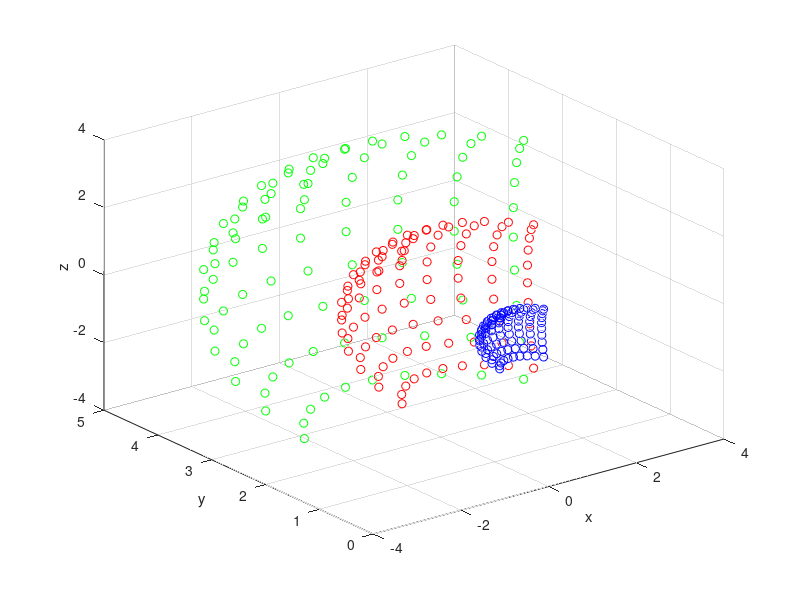

Recreate this plot in MATLAB. (Note: this script raises an error after producing the figure.)
%% GENERATE INPUT FILES FOR BONSAI SPHERE STIMULATION
%  created @yiranhe
%  edited @yiranhe 20/12/29:
%   1) generate angle values --> convert to spherical XYZ for Sphere018t.bonsai

%%
root = 'E:\vis-stim\vis-stim-depth\Spheres\';
write2folder = 'Files_inputs\files_018t\';
root = [root,write2folder];

%% Which one to run?
generate_translationXYZ = 1;
generate_ambient_values = 1;
ifSave = 1;

%% GENERATE A SERIES OF LOCATIONS (translation XYZ) FOR MULTIPLE SPHERES TO DISPLAY
if generate_translationXYZ
    
    % Set values 
    tsl.x.n = 10; %how many x positions
    tsl.y.n = 10; %how many y positions
    tsl.z.n = 3; %how many z positions

    tsl.x.filename = 'TranslationX_multi';
    tsl.y.filename = 'TranslationY_multi';
    tsl.z.filename = 'TranslationZ_multi';
    
    tsl.azi.MIN = 45; %azimuth; deg
    tsl.azi.MAX = 135;
    tsl.lat.MIN = -45; %latitude; deg
    tsl.lat.MAX = 45;
    tsl.r.MIN = 1; %radius
    tsl.r.MAX = 5;

    
    % All angle values (theta &phi; rad) for calculating spherical coordinates
    tsl.azi.thetasss = deg2rad(linspace(tsl.azi.MIN,tsl.azi.MAX,tsl.x.n)); 
    tsl.lat.phisss = deg2rad(90 - linspace(tsl.lat.MAX,tsl.lat.MIN,tsl.y.n));
    tsl.r.values = linspace(tsl.r.MIN,tsl.r.MAX,tsl.z.n);
    
    
    % Create all combos of xyz in spherical coordinates
    tsl.xyz.values = [];
    for this_r = tsl.r.values
        for this_theta = tsl.azi.thetasss
            for this_phi = tsl.lat.phisss         
                this_x = this_r * cos(this_theta) * sin(this_phi);
                this_y = this_r * sin(this_theta) * sin(this_phi);
                this_z = this_r * cos(this_phi);
                tsl.xyz.values = [tsl.xyz.values;this_x,this_y,this_z,round(rad2deg(this_theta)),round(rad2deg(this_phi)), this_r];
            end
        end
    end
    
    
    % Plot graph to check XYZ, remember Bonsai ZY is Matlab YZ
    scatter3(tsl.xyz.values(1:tsl.x.n*tsl.y.n,1),tsl.xyz.values(1:tsl.x.n*tsl.y.n,2),tsl.xyz.values(1:tsl.x.n*tsl.y.n,3),'b');
    hold on;
    scatter3(tsl.xyz.values((tsl.x.n*tsl.y.n+1):(tsl.x.n*tsl.y.n*2),1),tsl.xyz.values((tsl.x.n*tsl.y.n+1):(tsl.x.n*tsl.y.n*2),2),tsl.xyz.values((tsl.x.n*tsl.y.n+1):(tsl.x.n*tsl.y.n*2),3),'r');
    hold on;
    scatter3(tsl.xyz.values((tsl.x.n*tsl.y.n*2+1):(tsl.x.n*tsl.y.n*3),1),tsl.xyz.values((tsl.x.n*tsl.y.n*2+1):(tsl.x.n*tsl.y.n*3),2),tsl.xyz.values((tsl.x.n*tsl.y.n*2+1):(tsl.x.n*tsl.y.n*3),3),'g');
    xlabel('x');
    ylabel('y');
    zlabel('z');


    % Save Translation XYZ to separate csv files 
    if ifSave
        tsl.xyz.T = array2table(tsl.xyz.values);
        writetable(tsl.xyz.T(:,1),[root,tsl.x.filename,'.csv'],'WriteVariableNames',0);
        writetable(tsl.xyz.T(:,3),[root,tsl.y.filename,'.csv'],'WriteVariableNames',0); %Bonsai Y takes Matlab Z values
        writetable(tsl.xyz.T(:,2),[root,tsl.z.filename,'.csv'],'WriteVariableNames',0); %Bonsai Z takes Matlab Y values
    end
    
    disp(['MIN X = ',num2str(min(tsl.xyz.values(:,1)))]);
    disp(['MAX X = ',num2str(max(tsl.xyz.values(:,1)))]);
    disp(['MIN Y = ',num2str(min(tsl.xyz.values(:,3)))]);
    disp(['MAX Y = ',num2str(max(tsl.xyz.values(:,3)))]);
    
end


%% FOR VISUAL STIMULI TO FADE IN
% Generate a series of ambient values
if generate_ambient_values
    
    % Set values 
    FRAMERATE = 100; %Hz
    N_objects = tsl.x.n * tsl.y.n * tsl.z.n ; %num of objects displayed
    INITIAL_DELAY = randi([1 5],1,N_objects); %s
    XLvalue = 1000; %a very large value for total matrix storage 

    ambient.START = 0.664; %for background in DARKGREY
    ambient.END = 1;
    ambient.SUSTAIN = 1;

    ambient.fadein_time = 0.5; %s
    ambient.fadeout_time = 0.5; %s
    ambient.total_time = 4; %S
    ambient.sustain_time = ambient.total_time - ambient.fadein_time - ambient.fadeout_time;
    ambient.filename = 'Ambient_values_multi';


    % Create an "empty" matrix to store ambience values of all objects
    ambient.M = ambient.START * ones(N_objects,XLvalue);

    %Loop through all objects
    for iobj = 1:N_objects

        ambient.delay_time = INITIAL_DELAY(iobj);

        % Generate a series of ambient values
        ambient.initialarr = [ones(1,ambient.delay_time * FRAMERATE) * ambient.START];
        ambient.arr1 = [linspace(ambient.START,ambient.END,(FRAMERATE * ambient.fadein_time))];
        ambient.arr2 = [ones(1,ambient.sustain_time * FRAMERATE+1) * ambient.SUSTAIN];
        ambient.arr3 = [linspace(ambient.END,ambient.START,(FRAMERATE * ambient.fadeout_time))];
        ambient.arr = [ambient.initialarr,ambient.arr1,ambient.arr2,ambient.arr3];

        % Write to total matrix
        ambient.M(iobj,1:size(ambient.arr,2)) = ambient.arr;
        clear ambient.arr;
    end

    % Save to csv
    %ambient.M = ambient.M';  % each trial (displaying all spheres) is a row, each column is a time series of changing ambience of one sphere
    % each trial (displaying the time series of one sphere) is a row
    if ifSave
        ambient.T = array2table(ambient.M);
        writetable(ambient.T,[root,ambient.filename,'.csv'],'WriteVariableNames',0);
    end

end
